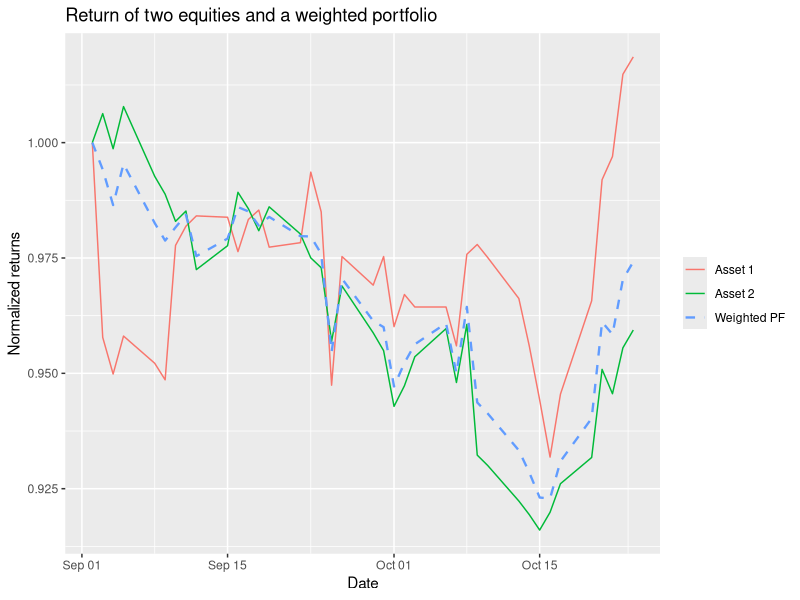

Write the R code that produced this figure.
## ---- chunk 1
date1 <- as.Date('2014-09-01') ;date2 <- as.Date('2014-10-24');weight <- 0.25
symbol1 <- read.csv("./APPL.csv", sep=","); symbol2 <- read.csv("./XOM.csv", sep=",")
symbols <- data.frame(date=symbol1$Date, symbol1=symbol1$Adj, symbol2=symbol2$Adj)
#Subset the data for the selected period
symbols$date <- as.Date(symbols$date)
Seq <- seq.Date(date1,date2,by="day"); symbolSub <- symbols[symbols$date %in% Seq,]
#Normalize data
symbolSub$symbol1 <- (symbolSub$symbol1/symbolSub$symbol1[length(symbolSub$symbol1)])
symbolSub$symbol2 <- (symbolSub$symbol2/symbolSub$symbol2[length(symbolSub$symbol2)])
symbolSub$weighted <- symbolSub$symbol1*weight + symbolSub$symbol2 * (1- weight)
## ---- chunk 2
#Compute returns 
return1 <- round(((symbolSub$symbol1[1] / symbolSub$symbol1[length(symbolSub$symbol1)])-1)* 100, 2) 
return2 <- round(((symbolSub$symbol2[1] / symbolSub$symbol2[length(symbolSub$symbol2)])-1)* 100, 2)
returnWeighted <- round(((symbolSub$weighted[1] / symbolSub$weighted[length(symbolSub$weighted)])-1)*100, 2)
#Compute sds
sd1 <- round(sd(symbolSub$symbol1)*100, 2)
sd2 <- round(sd(symbolSub$symbol2)*100, 2)
sdw <- round(sd(symbolSub$weighted)*100, 2)
## ---- chunk 3
library(ggplot2)
#Plot the result
ggplot(symbolSub, aes(date)) + 
  geom_line(aes(y = symbol1, colour="Asset 1")) + 
  geom_line(aes(y = symbol2, colour="Asset 2")) +
  geom_line(aes(y = weighted, colour = "Weighted PF"), linetype="dashed", size=0.8)+
  labs(title = "Return of two equities and a weighted portfolio") +
  labs(x = "Date") + 
  labs(y = "Normalized returns")+
  theme(legend.title=element_blank())
